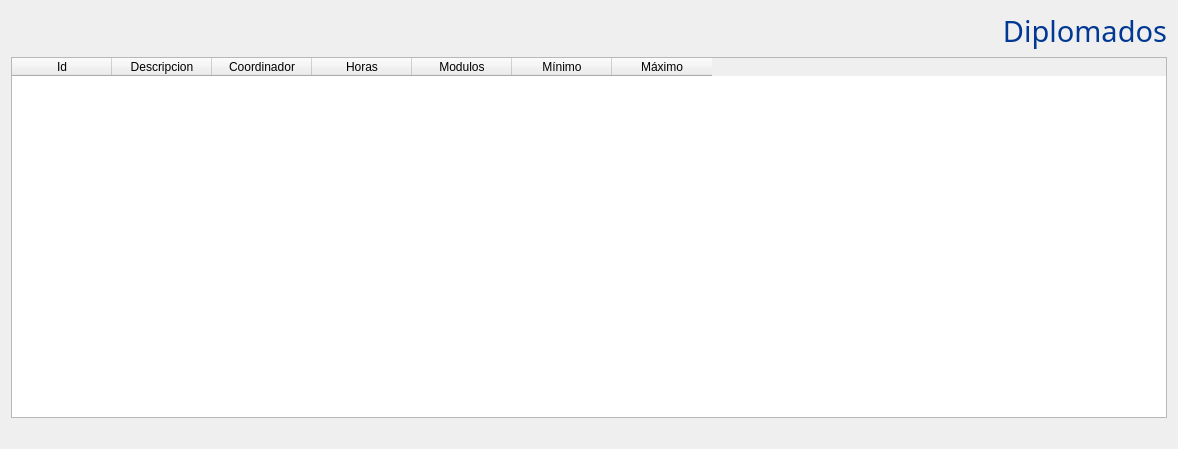
<?xml version="1.0" encoding="UTF-8"?>
<ui version="4.0">
 <class>diplomados</class>
 <widget class="QWidget" name="diplomados">
  <property name="geometry">
   <rect>
    <x>0</x>
    <y>0</y>
    <width>1178</width>
    <height>449</height>
   </rect>
  </property>
  <property name="windowTitle">
   <string>Form</string>
  </property>
  <layout class="QVBoxLayout" name="verticalLayout">
   <item>
    <widget class="QLabel" name="label">
     <property name="font">
      <font>
       <family>Gill Sans MT</family>
       <pointsize>22</pointsize>
       <weight>50</weight>
       <italic>false</italic>
       <bold>false</bold>
      </font>
     </property>
     <property name="styleSheet">
      <string notr="true">font: 22pt &quot;Gill Sans MT&quot;;
color: rgb(00,56,147);</string>
     </property>
     <property name="text">
      <string>Diplomados</string>
     </property>
     <property name="alignment">
      <set>Qt::AlignRight|Qt::AlignTrailing|Qt::AlignVCenter</set>
     </property>
    </widget>
   </item>
   <item>
    <widget class="QTableWidget" name="tabla">
     <property name="font">
      <font>
       <family>Segoe UI</family>
       <pointsize>9</pointsize>
      </font>
     </property>
     <column>
      <property name="text">
       <string>Id</string>
      </property>
     </column>
     <column>
      <property name="text">
       <string>Descripcion</string>
      </property>
     </column>
     <column>
      <property name="text">
       <string>Coordinador</string>
      </property>
     </column>
     <column>
      <property name="text">
       <string>Horas</string>
      </property>
     </column>
     <column>
      <property name="text">
       <string>Modulos</string>
      </property>
     </column>
     <column>
      <property name="text">
       <string>Mínimo</string>
      </property>
     </column>
     <column>
      <property name="text">
       <string>Máximo</string>
      </property>
     </column>
    </widget>
   </item>
   <item>
    <spacer name="verticalSpacer">
     <property name="orientation">
      <enum>Qt::Vertical</enum>
     </property>
     <property name="sizeType">
      <enum>QSizePolicy::Fixed</enum>
     </property>
     <property name="sizeHint" stdset="0">
      <size>
       <width>20</width>
       <height>20</height>
      </size>
     </property>
    </spacer>
   </item>
  </layout>
 </widget>
 <resources/>
 <connections/>
</ui>
